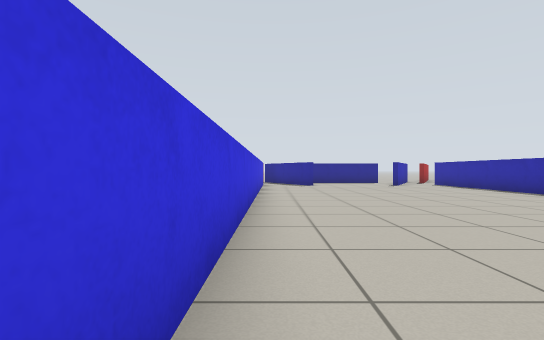
[1] (above)

16 first-person views from a walk through a Gazebo world. The camera is 0.67 m above the floor, looks level and sees 85° across. The floor is counted in squares, 1 m on a side. Each view is taken from the middle of a square. On the plan, view 1 faces up. The plan holds only what a view shows up to about 9 squares ahead; the rest is blank.

[2]
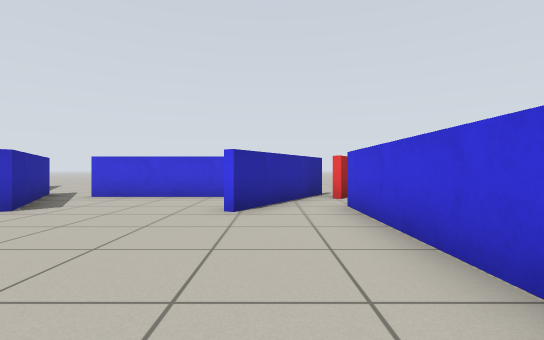

[3]
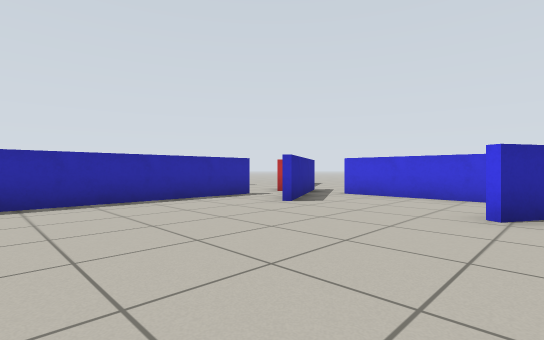

[4]
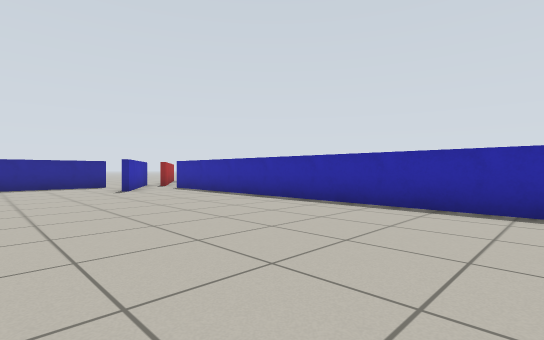

[5]
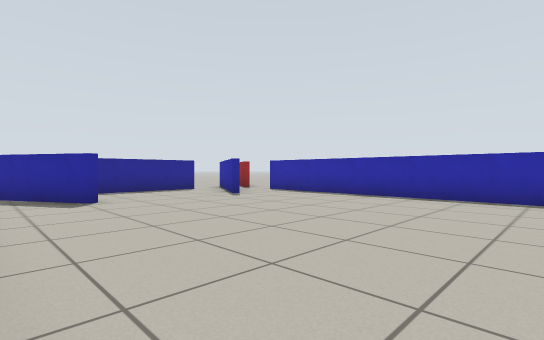

[6]
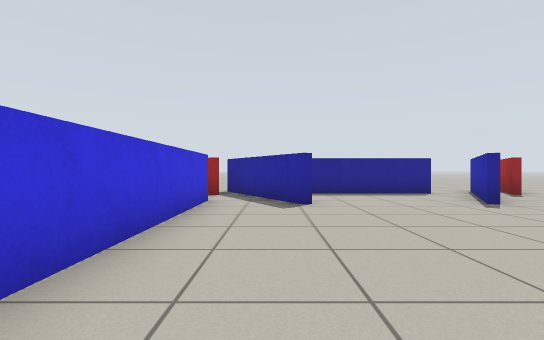

[7]
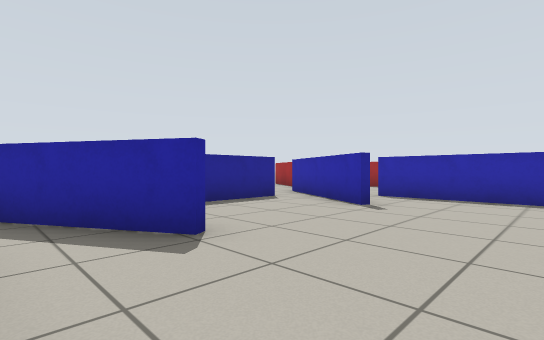

[8]
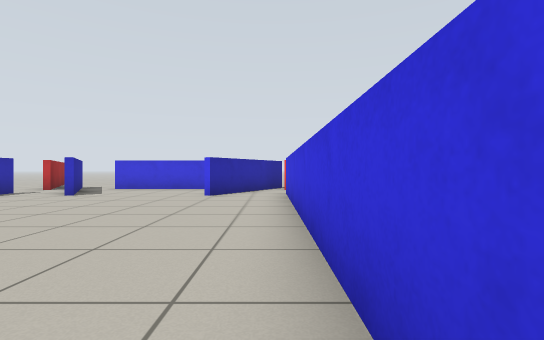

[9]
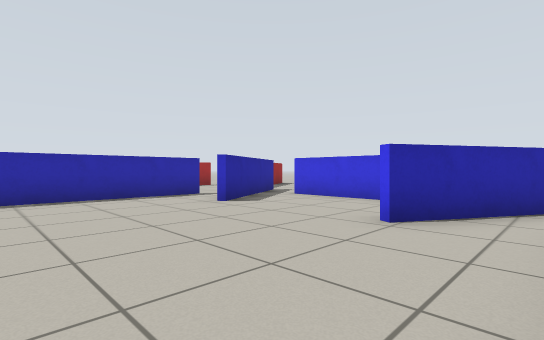

[10]
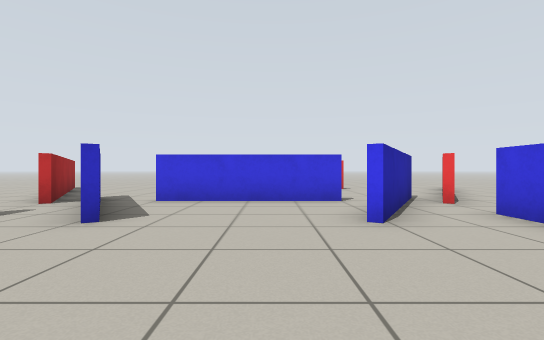

[11]
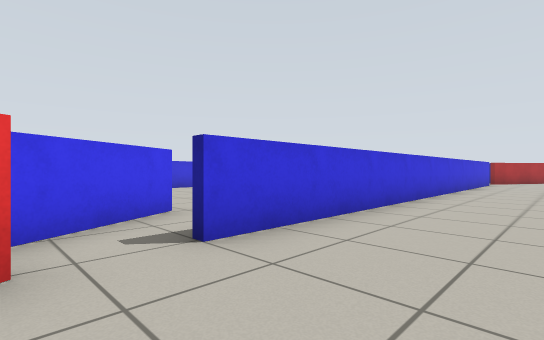

[12]
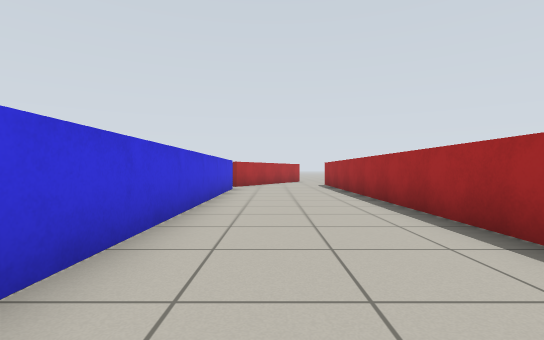

[13]
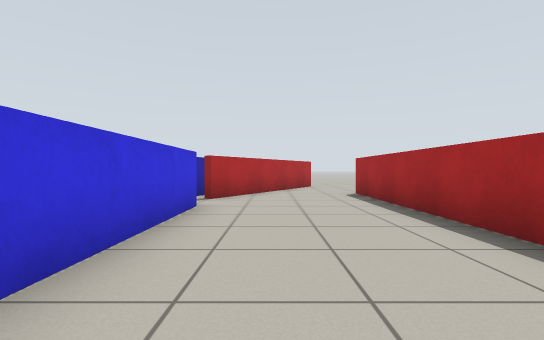

[14]
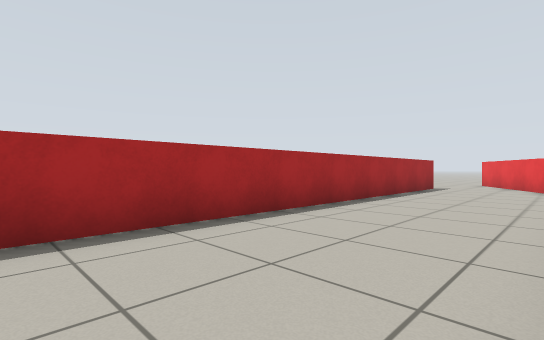

[15]
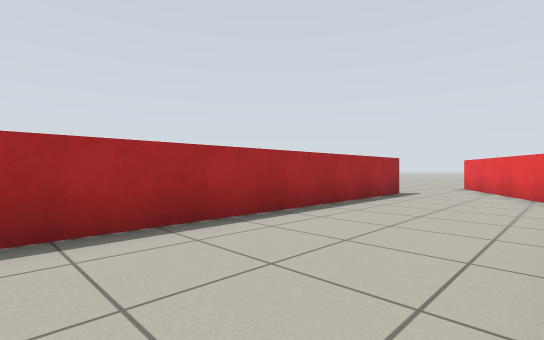

[16]
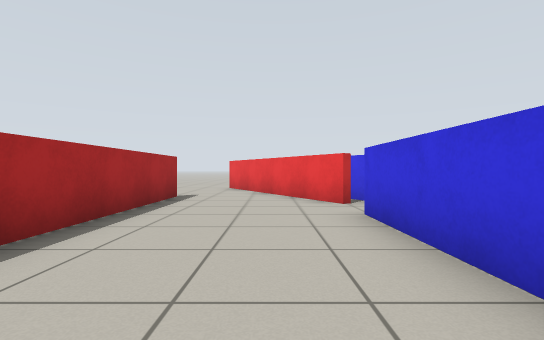

### Floor plan
Ten units are one square. View 1 is at (0, 0); x grows to the right and y downward. Boxes are objects, and circles mark ways between rooms. Rooms are numbered by the first view taken in them; rooms with no view inside come last. Other rooms are left out.
<svg viewBox="-15 -175 134 221">
<path fill="none" stroke="#000" d="M-4 -5 -4 5M-4 32 17 -4M52 -127 62 -145M-4 -125 -4 -5M74 5 74 -135M62 15 52 -2M15 24 55 24M55 -154 21 -154M76 -135 76 5M54 -3 72 28M75 18 88 41M88 -170 76 -148M114 36 114 -165M-4 -135 -4 -125M16 -127 -3 -161"/>
<circle cx="0" cy="0" r="3" fill="#2a7"/>
<circle cx="0" cy="-130" r="3" fill="#2a7"/>
<text x="0" y="0">1</text>
<text x="30" y="-60">2</text>
<text x="90" y="-70">3</text>
<text x="0" y="-140">4</text>
</svg>
Room 1 opens to room 2. Room 2 opens to room 4.

Where each view was taken, in squares from view 1:
view 1: 0 up, 0 right, facing up
view 2: 5 up, 1 right, facing down
view 3: 5 up, 1 right, facing down-right
view 4: 3 up, 2 right, facing up-right
view 5: 6 up, 0 right, facing up-right
view 6: 7 up, 1 right, facing up
view 7: 10 up, 0 right, facing up-right
view 8: 8 up, 0 right, facing down
view 9: 4 up, 0 right, facing down-right
view 10: 4 up, 3 right, facing down
view 11: 2 down, 10 right, facing up-left
view 12: 3 up, 9 right, facing up
view 13: 8 up, 9 right, facing up
view 14: 8 up, 8 right, facing down-right
view 15: 5 up, 8 right, facing down-right
view 16: 4 up, 9 right, facing down
